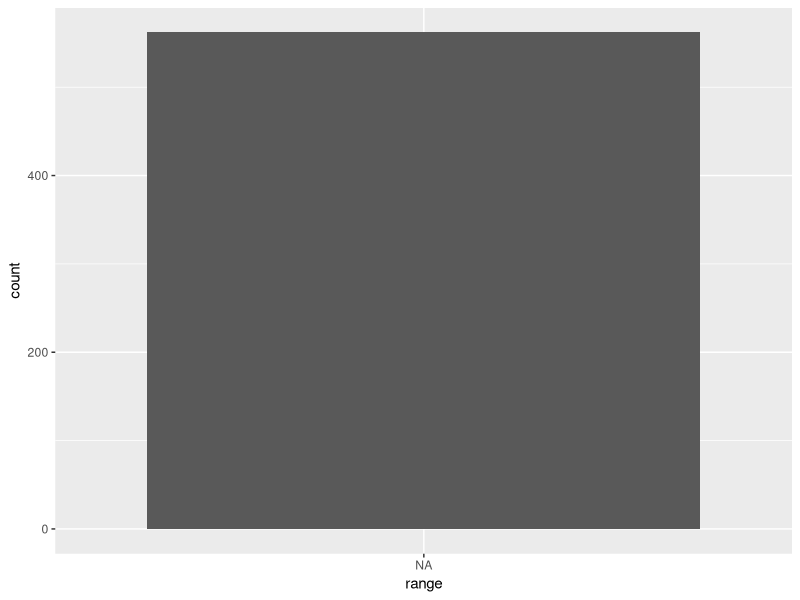

This figure's R source:
## ---- chunk 1
library(tidyverse)
library(ggplot2)

## ---- chunk 2

# Read in raw data. These are the files downloaded from survey monkey saved as a .csv
raw_data_general <- read.csv("data/general.csv", stringsAsFactors = FALSE)
raw_data_botanist <- read.csv("data/botanist.csv", stringsAsFactors = FALSE)
raw_data_bask <- read.csv("data/bask.csv", stringsAsFactors = FALSE)

## ---- chunk 3
# Pull information for only this question out of each survey
# - Rename columns
# - Drop first row (first row contained column names)
# - Add survey source as a variable

    ## General
general <- 
  raw_data_general %>%
  select(question = "What.is.your.age..in.years..") %>%
  slice(2:nrow(.)) %>%
  mutate(source = 'general')


  ## Bask
bask <- 
  raw_data_bask %>%
  select(question = "What.is.your.age..in.years..") %>%
  slice(2:nrow(.)) %>%
  mutate(source = 'bask')


  ## Botanist
botanist <- 
  raw_data_botanist %>%
  select(question = "What.is.your.age..in.years..") %>%
  slice(2:nrow(.)) %>%
  mutate(source = 'botanist')

## ---- chunk 4
# Combine General, Botanist, and Bask data frames into 1 and remove blank responses

all_data <- 
  rbind(general, bask, botanist) %>%
  filter(question > 0) %>%
  mutate(question = as.numeric(question)) %>%
  mutate(range = case_when(
    question == 1 ~ "21 - 29",
    question == 2 ~ "30 - 39",
    question == 3 ~ "40 - 49",
    question == 4 ~ "50 - 59",
    question == 5 ~ "60 - 69",
    question == 6 ~ "70+"))

## ---- chunk 5

for_plot <-
  all_data %>%
  group_by(range, ) %>%
  summarize(count = n()) %>%
  ungroup()
  
## ---- chunk 6

p <-
  ggplot(for_plot, aes(x = range, y = count)) +
  geom_histogram(stat = 'identity')

p

